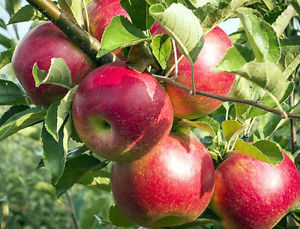
%> input picture Dataset/test/images/apple_77.jpg, 300 x 229 px
$ octave --eval "result = enhanceHistogramColor(imread('Dataset/test/images/apple_77.jpg'));"   (GNU Octave 9; MATLAB toolbox functions it lacks are replaced by stand-ins)
%> lines starting %> are read from the running program, lines starting %| are printed output that depends on the picture
function [ outputImage ] = enhanceHistogramColor( originalImage )
%ENHANCEHISTOGRAMCOLOR color version of histogram using HSI format.
%   Using HSI format to manipulate intensity component and create a
%   histogram based on that array alone. Converting back to RGB once
%   complete.

%Convert to HSI image.
HSV = rgb2hsv(originalImage); %% Hue ,Saturation and Intensity
%> HSV: size 229x300x3 double; mean H, S, V 0.348, 0.546, 0.594

%PERFORM HISTOGRAM EQUALIZATION ON INTENSITY COMPONENT
Heq = histeq(HSV(:,:,3));
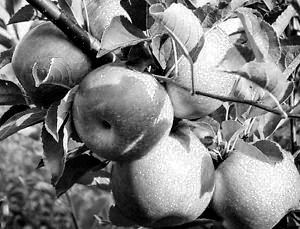
%> Heq: size 229x300 double; min 0, max 1, mean 0.495
HSV_mod = HSV;
HSV_mod(:,:,3) = Heq;
%> HSV_mod: size 229x300x3 double; mean H, S, V 0.348, 0.546, 0.495

%Convert back to rgb
outputImage = hsv2rgb(HSV_mod);
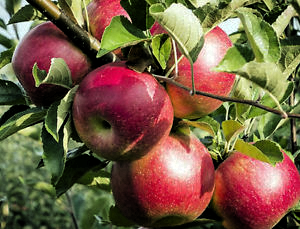
%> outputImage: size 229x300x3 double; mean R, G, B 0.463, 0.363, 0.263

end

$ run again, on Dataset/test/images/apple_78.jpg
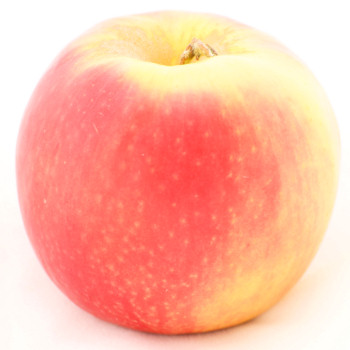
%> input picture Dataset/test/images/apple_78.jpg, 350 x 350 px
%> HSV: size 350x350x3 double; mean H, S, V 0.0694, 0.352, 0.995
%> in enhanceHistogramColor, `Heq = histeq(HSV(:,:,3));`:
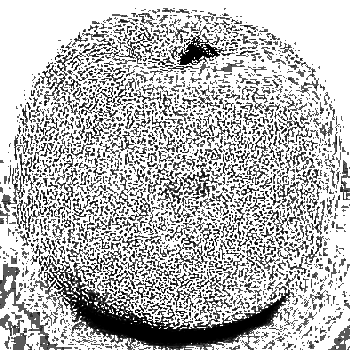
%> Heq: size 350x350 double; min 0, max 1, mean 0.726
%> HSV_mod: size 350x350x3 double; mean H, S, V 0.0694, 0.352, 0.726
%> in enhanceHistogramColor, `outputImage = hsv2rgb(HSV_mod);`:
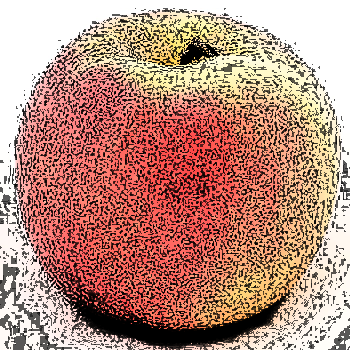
%> outputImage: size 350x350x3 double; mean R, G, B 0.726, 0.55, 0.494

$ run again, on Dataset/test/images/apple_79.jpg
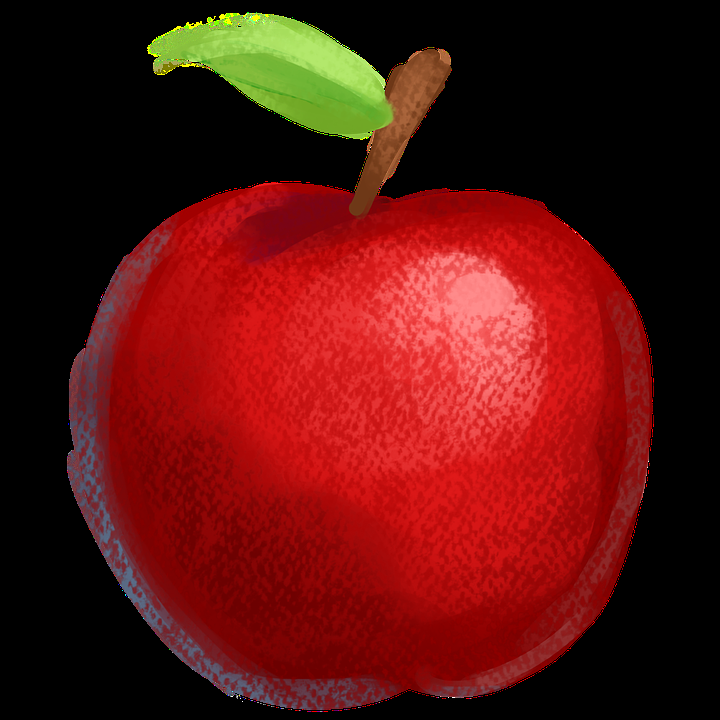
%> input picture Dataset/test/images/apple_79.jpg, 720 x 720 px
%> HSV: size 720x720x3 double; mean H, S, V 0.0832, 0.458, 0.36
%> in enhanceHistogramColor, `Heq = histeq(HSV(:,:,3));`:
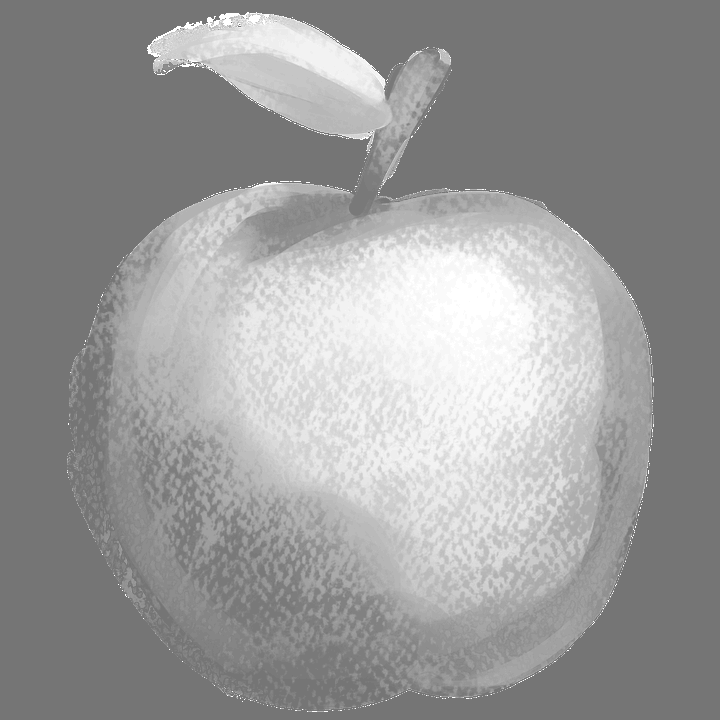
%> Heq: size 720x720 double; min 0.46, max 1, mean 0.605
%> HSV_mod: size 720x720x3 double; mean H, S, V 0.0832, 0.458, 0.605
%> in enhanceHistogramColor, `outputImage = hsv2rgb(HSV_mod);`:
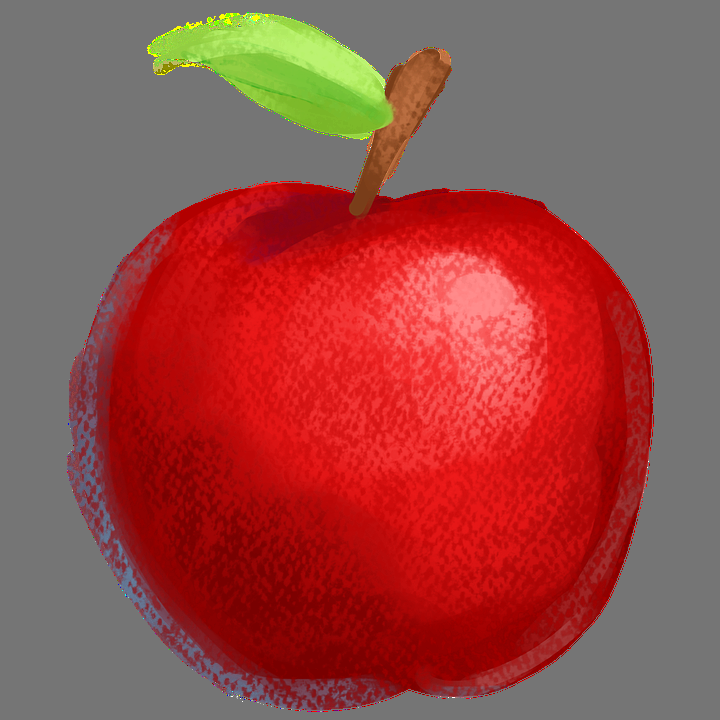
%> outputImage: size 720x720x3 double; mean R, G, B 0.596, 0.294, 0.276
